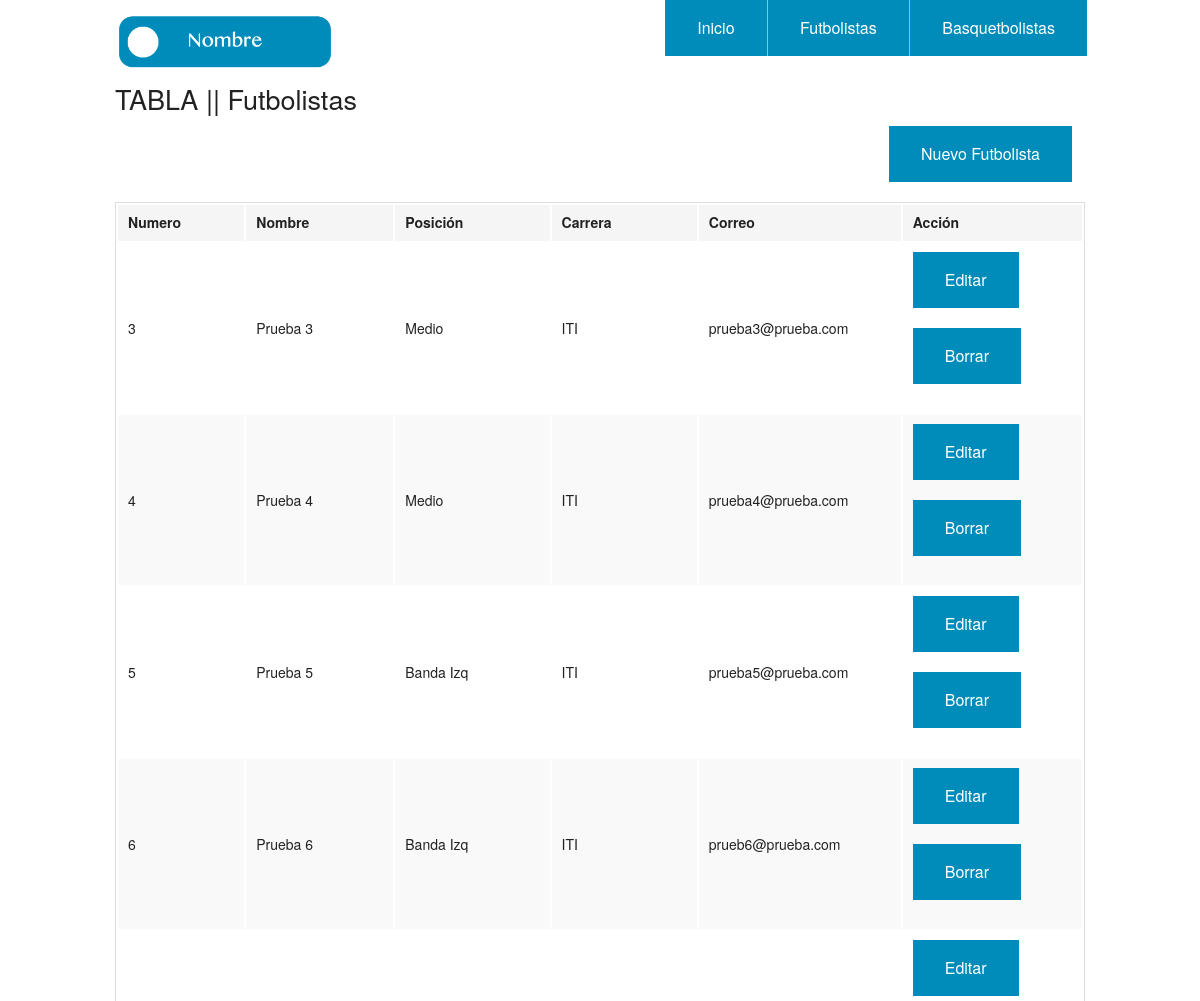
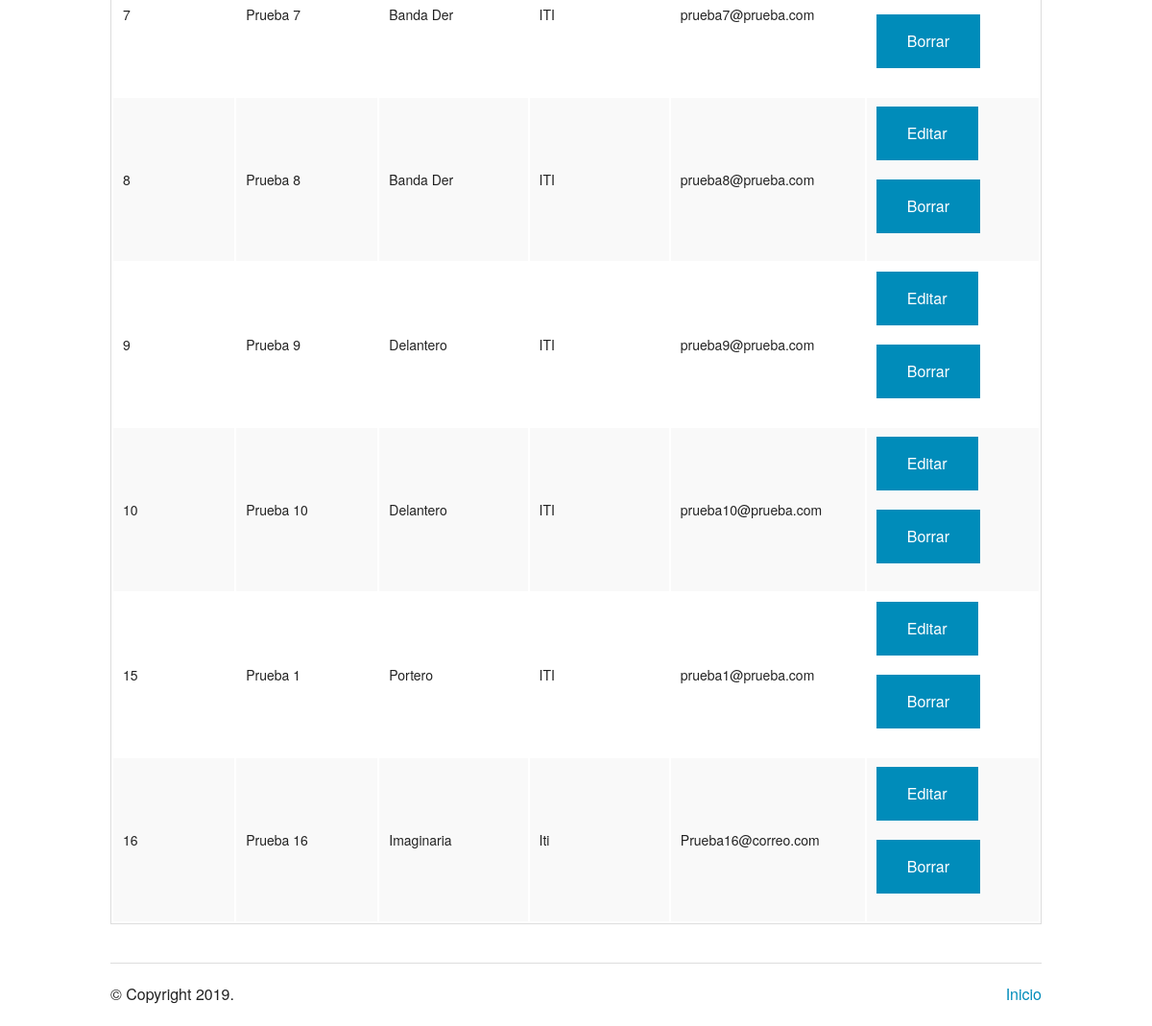
/futbol.php, run on the app's committed database (2 pictures, top to bottom).
### tables this page shows
CREATE TABLE `futbolistas` (
  `id` int(11) NOT NULL,
  `nombre` varchar(30) NOT NULL,
  `posicion` varchar(30) NOT NULL,
  `carrera` varchar(30) NOT NULL,
  `email` varchar(30) NOT NULL
);

### conexion.php (called while the page is built, shortened)
<?php
class Database{
  private $bd ='TecWeb';
  private $servidor='localhost';
  private $usuario='root';
  private $contrasena='';
  public function connect_db(){
    $this->conexion=mysqli_connect($this->servidor, $this->usuario,$this->contrasena,$this->bd);
  }
  function selectEspecial($conexion,$query){
    $resultado = mysqli_query($conexion,$query) or die('Error al ejecutar la consulta');
    if(mysqli_num_rows($resultado)==0){
      return false;
    }else{
      return $resultado;
    }
  }
}
 ?>

### futbol.php (the view, shortened to what this page needs)
<?php
require("conexion.php");
$bd=new Database();
?>
<!doctype html>
<html class="no-js" lang="en">
  <head>
    <link rel="stylesheet" href="./css/foundation.css" />
  </head>
  <body>
    <?php require_once('header.php'); ?>
    <div class="row">
      <div class="large-12 columns">
        <h3>TABLA || Futbolistas</h3>
        <div class="section-container tabs" data-section>
          <div class="large-12 columns">
        <ul class="right button-group">
          <li><a href="./futbol_add.php" class="button">Nuevo Futbolista</a></li>
        </ul>
      </div>
          <section class="section">
            <div class="content" data-slug="panel1">
              <div class="row">
              </div>
              <table>
                <thead>
                  <tr>
                    <th width="200">Numero</th>
                    <th width="250">Nombre</th>
                    <th width="250">Posición</th>
                    <th width="250">Carrera</th>
                    <th width="250">Correo</th>
                    <th width="250">Acción</th>
                  </tr>
                </thead>
                <tbody>
                  <?php
                      $query = "select * from futbolistas;";
                      $res = $bd->selectEspecial($bd->conexion,$query);
                      foreach ($res as $data) {
                        echo "<tr>";
                        echo "<td>".$data["id"]."</td>";
                        echo "<td>".$data["nombre"]."</td>";
                        echo "<td>".$data["posicion"]."</td>";
                        echo "<td>".$data["carrera"]."</td>";
                        echo "<td>".$data["email"]."</td>";
                        echo "<td>
                                <div class=\"btn-group\">
                                  <a  href=\"futbol_editar.php?id=".utf8_encode($data["id"])."\" class=\"button\"> Editar </a>
                                  <a  href=# class=\"button\" onclick=\"confirmar(".$data["id"].")\"> Borrar </a>
                                </div>
                              </td>";
                      }
                  ?>
                </tbody>
              </table>
            </div>
          </section>
        </div>
      </div>
    </div>
    <?php require_once('footer.php'); ?>

### header.php (shortened to what this page needs)
<!doctype html>
<html class="no-js" lang="en">
  <head>
    <link rel="stylesheet" href="./css/foundation.css" />
  </head>
  <body>
<div class="row">
      <div class="large-3 columns">
        <h1><img src="./img/logo.png"/></h1>
      </div>
      <div class="large-9 columns">
        <ul class="right button-group">
          <li><a href="./index.php" class="button">Inicio</a></li>
          <li><a href="./futbol.php" class="button">Futbolistas</a></li>
          <li><a href="./basket.php" class="button">Basquetbolistas</a></li>
        </ul>
      </div>
    </div>

### footer.php (shortened to what this page needs)
<footer class="row">
      <div class="large-12 columns">
        <hr/>
        <div class="row">
          <div class="large-6 columns">
            <p>&copy; Copyright <?php echo date('Y'); ?>.</p>
          </div>
          <div class="large-6 columns">
            <ul class="inline-list right">
              <li><a href="./index.php">Inicio</a></li>
            </ul>
          </div>
        </div>
      </div>
    </footer>
  </body>
</html>

### data on the page
futbolistas: id "3", nombre "Prueba 3", posicion "Medio", carrera "ITI", email "prueba3@prueba.com"
futbolistas: id "4", nombre "Prueba 4", posicion "Medio", carrera "ITI", email "prueba4@prueba.com"
futbolistas: id "5", nombre "Prueba 5", posicion "Banda Izq", carrera "ITI", email "prueba5@prueba.com"
futbolistas: id "6", nombre "Prueba 6", posicion "Banda Izq", carrera "ITI", email "prueb6@prueba.com"
futbolistas: id "7", nombre "Prueba 7", posicion "Banda Der", carrera "ITI", email "prueba7@prueba.com"
futbolistas: id "8", nombre "Prueba 8", posicion "Banda Der", carrera "ITI", email "prueba8@prueba.com"
futbolistas: id "9", nombre "Prueba 9", posicion "Delantero", carrera "ITI", email "prueba9@prueba.com"
futbolistas: id "10", nombre "Prueba 10", posicion "Delantero", carrera "ITI", email "prueba10@prueba.com"
futbolistas: id "15", nombre "Prueba 1", posicion "Portero", carrera "ITI", email "prueba1@prueba.com"
futbolistas: id "16", nombre "Prueba 16", posicion "Imaginaria", carrera "Iti", email "Prueba16@correo.com"
